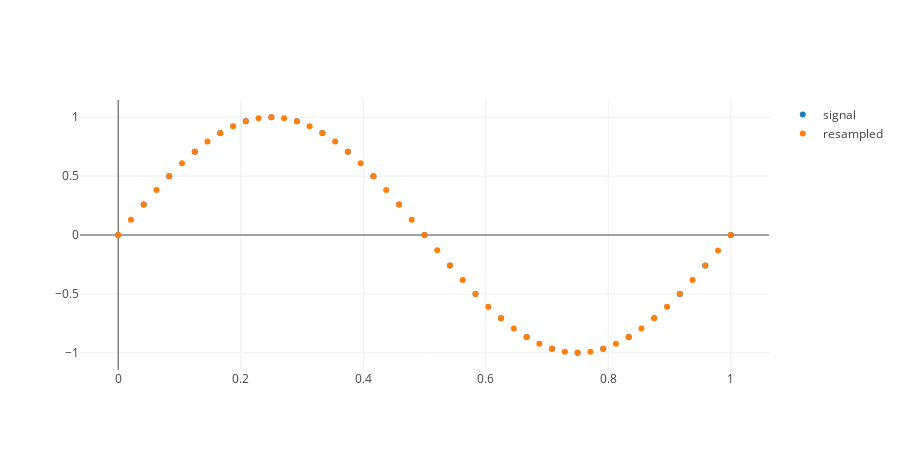

Source (notebook cell):
### Code cell
N = 25
T = 1#s

f1 = N // T       # sample rate, Hz
f2 = f1 * 2

f = 1
w = 2 * np.pi * f

t = np.linspace(0, T, N)

s = [np.sin(w * i) for i in t]

sr, tr = resample(s, t, f1, f2)

m = f2 // f1
sr = [i * m for i in sr]

tr_s = go.Scatter(
    x = t,
    y = s,
    name='signal',
    mode='markers'
)

tr_sr = go.Scatter(
    x = tr,
    y = sr,
    name='resampled',
    mode='markers'
)

rows = 1
cols = 1

fig = py.tools.make_subplots(rows = rows, cols = cols)
fig['layout'].update(height=rows * 450, width=cols * 900)

fig.append_trace(tr_s, 1, 1)
fig.append_trace(tr_sr, 1, 1)

py.offline.iplot(fig)

### Figure 1 — Plotly figure (JSON) as saved in the notebook; plotly's stock layout.template omitted (floating-point values rounded to 4 significant figures)
{"data": [{"mode": "markers", "name": "signal", "type": "scatter", "x": [0, 0.04167, 0.08333, 0.125, 0.1667, 0.2083, 0.25, 0.2917, 0.3333, 0.375, 0.4167, 0.4583, 0.5, 0.5417, 0.5833, 0.625, 0.6667, 0.7083, 0.75, 0.7917, 0.8333, 0.875, 0.9167, 0.9583, 1], "xaxis": "x1", "y": [0, 0.2588, 0.5, 0.7071, 0.866, 0.9659, 1, 0.9659, 0.866, 0.7071, 0.5, 0.2588, 1.225e-16, -0.2588, -0.5, -0.7071, -0.866, -0.9659, -1, -0.9659, -0.866, -0.7071, -0.5, -0.2588, -2.449e-16], "yaxis": "y1"}, {"mode": "markers", "name": "resampled", "type": "scatter", "x": [0, 0.02083, 0.04167, 0.0625, 0.08333, 0.1042, 0.125, 0.1458, 0.1667, 0.1875, 0.2083, 0.2292, 0.25, 0.2708, 0.2917, 0.3125, 0.3333, 0.3542, 0.375, 0.3958, 0.4167, 0.4375, 0.4583, 0.4792, 0.5, 0.5208, 0.5417, 0.5625, 0.5833, 0.6042, 0.625, 0.6458, 0.6667, 0.6875, 0.7083, 0.7292, 0.75, 0.7708, 0.7917, 0.8125, 0.8333, 0.8542, 0.875, 0.8958, 0.9167, 0.9375, 0.9583, 0.9792, 1], "xaxis": "x1", "y": [0.00045, 0.1305, 0.2586, 0.3827, 0.5001, 0.6087, 0.707, 0.7934, 0.8661, 0.9239, 0.9659, 0.9914, 1.0, 0.9914, 0.9659, 0.9239, 0.866, 0.7934, 0.7071, 0.6088, 0.5, 0.3827, 0.2588, 0.1305, 2.215e-07, -0.1305, -0.2588, -0.3827, -0.5, -0.6088, -0.7071, -0.7934, -0.866, -0.9239, -0.9659, -0.9914, -1.0, -0.9914, -0.9659, -0.9239, -0.866, -0.7933, -0.7071, -0.6088, -0.5, -0.3826, -0.2588, -0.1306, 2.329e-05], "yaxis": "y1"}], "layout": {"height": 450, "width": 900, "xaxis1": {"anchor": "y1", "domain": [0, 1]}, "yaxis1": {"anchor": "x1", "domain": [0, 1]}}}
